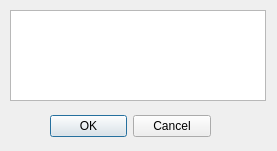
<?xml version="1.0" encoding="UTF-8"?>
<ui version="4.0">
 <class>loadpackage</class>
 <widget class="QDialog" name="loadpackage">
  <property name="geometry">
   <rect>
    <x>0</x>
    <y>0</y>
    <width>277</width>
    <height>151</height>
   </rect>
  </property>
  <property name="windowTitle">
   <string>Load package</string>
  </property>
  <property name="windowIcon">
   <iconset resource="mainresource.qrc">
    <normaloff>:/mainres/images/main2.png</normaloff>:/mainres/images/main2.png</iconset>
  </property>
  <widget class="QDialogButtonBox" name="buttonBox">
   <property name="geometry">
    <rect>
     <x>50</x>
     <y>110</y>
     <width>161</width>
     <height>32</height>
    </rect>
   </property>
   <property name="orientation">
    <enum>Qt::Horizontal</enum>
   </property>
   <property name="standardButtons">
    <set>QDialogButtonBox::Cancel|QDialogButtonBox::Ok</set>
   </property>
  </widget>
  <widget class="QListView" name="listView">
   <property name="geometry">
    <rect>
     <x>10</x>
     <y>10</y>
     <width>256</width>
     <height>91</height>
    </rect>
   </property>
  </widget>
 </widget>
 <resources>
  <include location="mainresource.qrc"/>
 </resources>
 <connections>
  <connection>
   <sender>buttonBox</sender>
   <signal>accepted()</signal>
   <receiver>loadpackage</receiver>
   <slot>accept()</slot>
   <hints>
    <hint type="sourcelabel">
     <x>248</x>
     <y>254</y>
    </hint>
    <hint type="destinationlabel">
     <x>157</x>
     <y>274</y>
    </hint>
   </hints>
  </connection>
  <connection>
   <sender>buttonBox</sender>
   <signal>rejected()</signal>
   <receiver>loadpackage</receiver>
   <slot>reject()</slot>
   <hints>
    <hint type="sourcelabel">
     <x>316</x>
     <y>260</y>
    </hint>
    <hint type="destinationlabel">
     <x>286</x>
     <y>274</y>
    </hint>
   </hints>
  </connection>
 </connections>
</ui>
